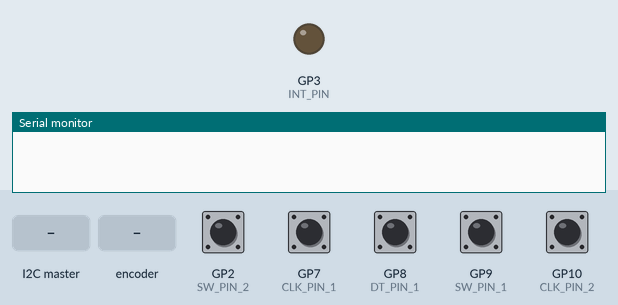
This program was run on a simulated Raspberry Pi Pico. On the bench: output pins drawn as LEDs (lit = HIGH), the last lines printed to the serial monitor. The test bench sets the inputs (shaded band); at power-on: GP2 (SW_PIN_2), GP7 (CLK_PIN_1), GP8 (DT_PIN_1), GP9 (SW_PIN_1), GP10 (CLK_PIN_2) HIGH.

Above: at 1.2 s.
1.3 s: the I2C master sends the byte 1
At 1.8 s:
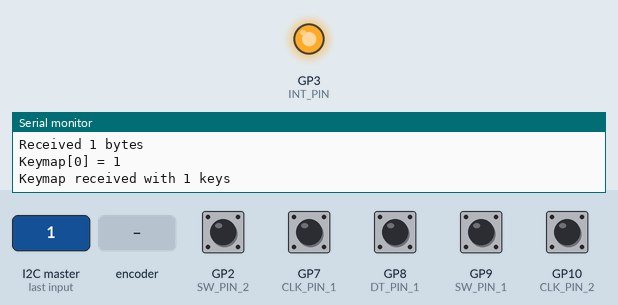
2.8 s: rotary encoder on GP7 (CLK_PIN_1) / GP8 (DT_PIN_1) turned 1 step (first pin leading)
At 3.7 s:
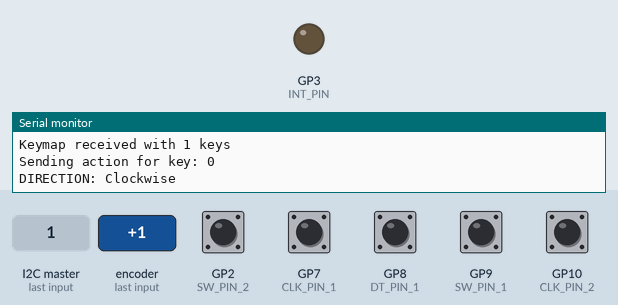
6.1 s: the I2C master sends the byte 0
At 6.7 s:
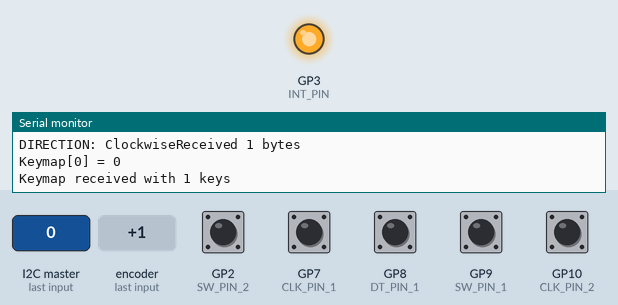
7.6 s: GP2 (SW_PIN_2) pulled LOW for 0.15 s
At 8.5 s:
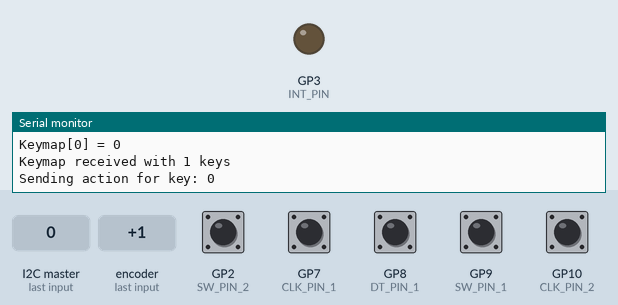
Timing chart, 0 to 10.6 s (numbered marks = the images above; inputs shaded):
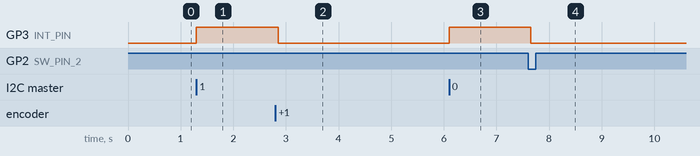

The program:

main.cpp
```cpp
#include <Arduino.h>
#include <Wire.h>
#include <ezButton.h>
//1st rotary encoder
#define CLK_PIN_1 D7
#define DT_PIN_1 D8
#define SW_PIN_1 D9
//2nd rotary encoder
#define CLK_PIN_2 D10
#define DT_PIN_2 D1
#define SW_PIN_2 D2
//Directions
#define DIRECTION_CW 0   // clockwise direction
#define DIRECTION_CCW 1  // counter-clockwise direction
// i2c module
#define I2C_ADDRESS 0x20 // I2C address for the module
#define INT_PIN D3 // Interrupt pin for the 1st rotary encoder
//keymap
#define MAX_KEYS 6
uint8_t keymap[MAX_KEYS];
uint8_t keymap_size = 0;
bool keymap_received = false;

int direction = DIRECTION_CW;
int direction_2 = DIRECTION_CW;
int CLK_1_state;
int CLK_2_state;
int prev_CLK_1_state;
int prev_CLK_2_state;

ezButton Rot_Encoder_1(SW_PIN_1);
ezButton Rot_Encoder_2(SW_PIN_2);
int Active_key = 0;
bool action_available = false;
// put function declarations here:
void receiveKeymap(int bytes);
void sendAction(int key);
void requestHandler();
void setup() {
  Wire.begin(I2C_ADDRESS);
  Serial.begin(9600);
  // Interrupt pin
  pinMode(INT_PIN, OUTPUT);
  // configure encoder pins as inputs
  pinMode(CLK_PIN_1, INPUT_PULLUP);
  pinMode(DT_PIN_1, INPUT_PULLUP);
  pinMode(CLK_PIN_2, INPUT_PULLUP);
  pinMode(DT_PIN_2, INPUT_PULLUP);
  Rot_Encoder_1.setDebounceTime(50);
  Rot_Encoder_2.setDebounceTime(50);

  // read the initial state of the rotary encoder's CLK pin
  prev_CLK_1_state = digitalRead(CLK_PIN_1);
  prev_CLK_2_state = digitalRead(CLK_PIN_2);
  // Request keymap
  digitalWrite(INT_PIN, LOW); // Pull the INT pin down indicating a request or action
  Wire.onReceive(receiveKeymap);
  Wire.onRequest(requestHandler);

}

void loop() {
  Rot_Encoder_1.loop();
  Rot_Encoder_2.loop();

  // read the current state of the rotary encoder's CLK pin
  CLK_1_state = digitalRead(CLK_PIN_1);
  CLK_2_state = digitalRead(CLK_PIN_2);

  // If CLK was changed, then pulse occurred
  // React to only the rising edge to stop double counting
  //1st rotary encoder
  if (CLK_1_state != prev_CLK_1_state && CLK_1_state == HIGH) {
    if (digitalRead(DT_PIN_1) == HIGH) {
      direction = DIRECTION_CCW;
      sendAction(keymap[1]); // Send action for the 2nd key
    } else {
      direction = DIRECTION_CW;
      sendAction(keymap[0]); // Send action for the 1st key
    }
    //TODO: Rotating broken
    Serial.print("DIRECTION: ");
    if (direction == DIRECTION_CW)
      Serial.print("Clockwise");
    else
      Serial.print("Counter-clockwise");
  }
  prev_CLK_1_state = CLK_1_state;
  //2nd rotary encoder
  if (CLK_2_state != prev_CLK_2_state && CLK_2_state == HIGH) {
    if (digitalRead(DT_PIN_2) == HIGH) {
      sendAction(keymap[4]); // Send action for the 5th key
      direction_2 = DIRECTION_CCW;
    } else {
      direction_2 = DIRECTION_CW;
      sendAction(keymap[3]); // Send action for the 4th key
    }

    Serial.print("DIRECTION: ");
    if (direction_2 == DIRECTION_CW)
      Serial.print("Clockwise");
    else
      Serial.print("Counter-clockwise");
  }
  // save last CLK state
  prev_CLK_2_state = CLK_2_state;


  if (Rot_Encoder_1.isPressed()) {
    sendAction(keymap[2]); // Send action for the 3rd key
  }
  if (Rot_Encoder_2.isPressed()) {
    sendAction(keymap[5]); // Send action for the 6th key
  }
}
// put function definitions here:
void receiveKeymap(int bytes) {
  Serial.print("Received ");
  Serial.print(bytes);
  Serial.println(" bytes");

  keymap_size = 0;

  // Read all incoming bytes as keymap
  while (Wire.available() && keymap_size < MAX_KEYS) {
    keymap[keymap_size] = Wire.read();
    Serial.print("Keymap[");
    Serial.print(keymap_size);
    Serial.print("] = ");
    Serial.println(keymap[keymap_size]);
    keymap_size++;
  }
  digitalWrite(INT_PIN, HIGH);
  // Clear any remaining bytes
  while (Wire.available()) {
    Wire.read();
  }

  keymap_received = true;
  Serial.print("Keymap received with ");
  Serial.print(keymap_size);
  Serial.println(" keys");
}
void requestHandler() {
  if (action_available) {
    Wire.write(Active_key); // Send the action
    action_available = false; // Clear flag after sending
    digitalWrite(INT_PIN, HIGH); // Reset INT pin
  } else {
    Wire.write(0); // No action
  }
}
void sendAction(int key) {
  // Send the action corresponding to the key
  Serial.print("Sending action for key: ");
  Serial.println(keymap[key]);
  Active_key = key;
  action_available = true; // Set flag to indicate new action
  digitalWrite(INT_PIN, LOW); // Signal to master
}
```

Measured:
- after the input at 1.3 s, GP3 (INT_PIN): LOW → HIGH at once
- after the input at 2.8 s, GP3 (INT_PIN): HIGH → LOW after 0.05 s
- after the input at 6.1 s, GP3 (INT_PIN): LOW → HIGH at once
- after the input at 7.6 s, GP3 (INT_PIN): HIGH → LOW after 0.05 s
